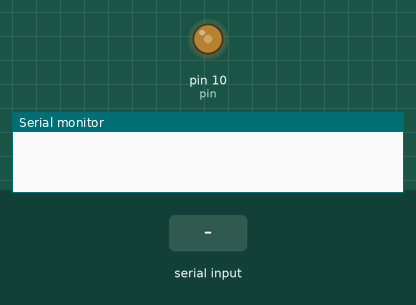
This sketch was run on a simulated Arduino Uno, built with avr-gcc and run on an emulated ATmega328P. Parts: output pins drawn as LEDs (lit = HIGH), the last lines printed to the serial monitor. Inputs (shaded band) come from the test bench.

Above: at 1.2 s.
1.3 s: "1\n" received over Serial
At 4.1 s:
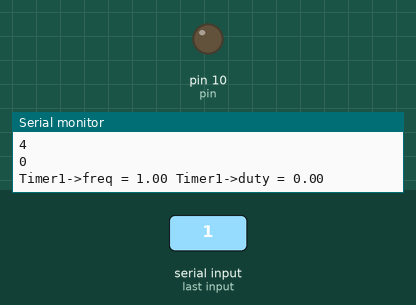
4.3 s: "30,150\n" received over Serial
At 5.2 s:
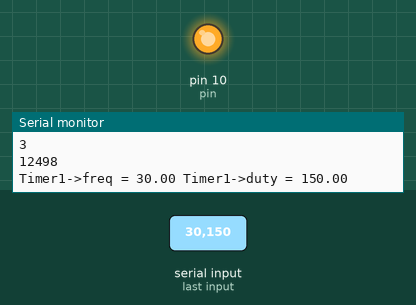
5.8 s: "8\n" received over Serial
At 8.1 s:
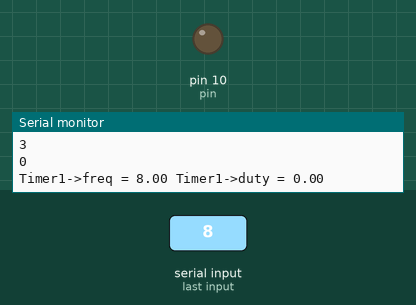
Timing chart, 0 to 9.6 s (numbered marks = the images above; inputs shaded):
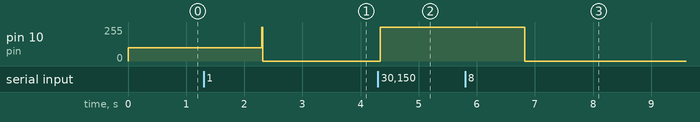

The sketch:

part_3.ino
```cpp
/**
 * Lab 2, Part 3 (10%)
 * Modify the previous sketch so that the square wave is generated on digital
 * pin 10 instead. Again use the fast PWM mode. Use an oscilloscope to observe
 * the waveforms. Record the frequency range that you are able to support. The
 * range should be as large as possible.√ Note that pin 10 is connected to the
 * timer 1 channel B output compare pin.
 *
 * Remember: Show your lab instructor!
 * (They will want the range of frequencies you can generate.)
 */

const unsigned pin = 10;

/* Table 19-9. Waveform Generation Mode Bit Description.
 * Mode 3, Fast PWM, TOP: 0xFF, TOV Flag set on MAX.*/
struct timer1_s {
  const double max_top;
  long prescaler;
  double n_top;
  double top;
  double freq;
  double duty;
  unsigned char mode;
} timer1_def = { 65536, 1, 0, 0, 0, 0, 0 };
typedef struct timer1_s timer1;

timer1 *Timer1    = &timer1_def;

void setup() {
  /* Set baud rate for serial communication, e.g. PC->Arduino. */
  Serial.begin(9600);

  /* Set our pin into output mode. */
  pinMode(pin, OUTPUT);

  /* Note, we overwrite the entire register to set the mode.
   * _BV(x) = x bit value */
  TCCR1A = _BV(COM1B1) | _BV(WGM11) | _BV(WGM11); /* mode */
  TCCR1B = _BV(CS11)   | _BV(WGM13) | _BV(WGM12); /* mode */

  ICR1 = 0x07D0; /* 2000 */
  OCR1B = 0x02FE; /* 766 */
}

void do_pin_10_fast_pwm(long double freq, long double duty) {
  Serial.println("Setting pin 10...");
  Timer1->n_top = 16000000.0 / freq;
  if (Timer1->n_top <= 1 * Timer1->max_top) Timer1->prescaler = 1;
  else if (Timer1->n_top <= 8 * Timer1->max_top) Timer1->prescaler = 8;
  else if (Timer1->n_top <= 64 * Timer1->max_top) Timer1->prescaler = 64;
  else if (Timer1->n_top <= 256 * Timer1->max_top) Timer1->prescaler = 256;
  else Timer1->prescaler = 1024;

  switch (Timer1->prescaler) {
  case 1: Timer1->mode = 0x01;
    break;
  case 8: Timer1->mode = 0x02;
    break;
  case 64: Timer1->mode = 0x03;
    break;
  case 256: Timer1->mode = 0x04;
    break;
  case 1024: Timer1->mode = 0x05;
    break;
    default: return;
  }

  TCCR1B = (TCCR1B & 0b11111000) | Timer1->mode;
  /* TODO: Fix to handle floating point numbers. (0.5, 0.24, ...) */
  Timer1->top = 16000000.0 / freq / Timer1->prescaler - 1;
  unsigned int duty_cycle = (duty / 100) * Timer1->top;
  ICR1 = Timer1->top;
  OCR1B = duty_cycle;

  Serial.println(Timer1->max_top);
  Serial.println(Timer1->prescaler);
  Serial.println(Timer1->n_top);
  Serial.println(Timer1->top);
  Serial.println(Timer1->freq);
  Serial.println(Timer1->duty);
  Serial.println(Timer1->mode);
  Serial.println(OCR1B);
}

void loop() {
  if (Serial.available() >= 2) {
    Timer1->freq = double(Serial.parseFloat());
    Timer1->duty = Serial.parseInt();
    /* Clear the serial line of junk. */
    while (Serial.available()) { Serial.read(); }
    do_pin_10_fast_pwm(Timer1->freq, Timer1->duty);
    /* String() does not like long double... */
    Serial.println("Timer1->freq = " + String(double(Timer1->freq)) + " Timer1->duty = " + String(double(Timer1->duty)));
  }
}
```

Measured:
- after the input at 1.3 s, pin 10 (pin): 98/255 → 0/255 after 1.0 s
- after the input at 4.3 s, pin 10 (pin): 0/255 → 255/255 at once
- after the input at 5.8 s, pin 10 (pin): 255/255 → 0/255 after 1.0 s
